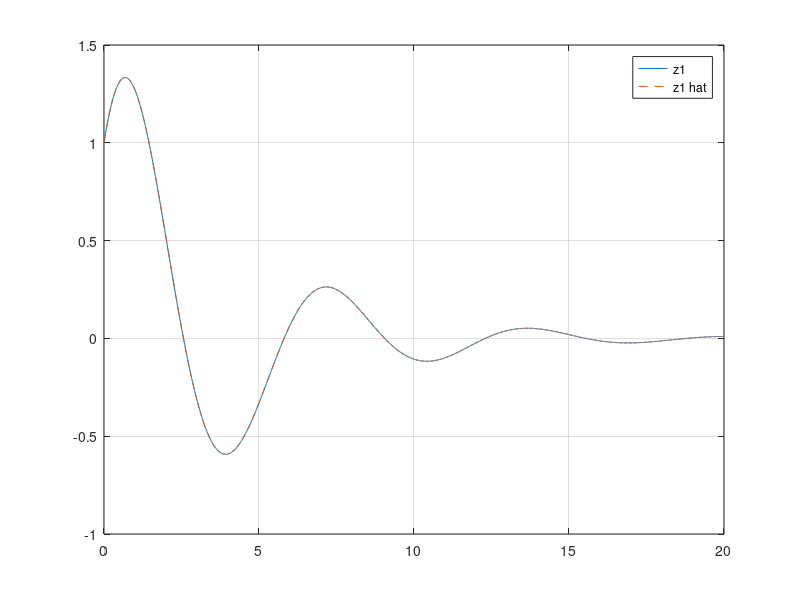
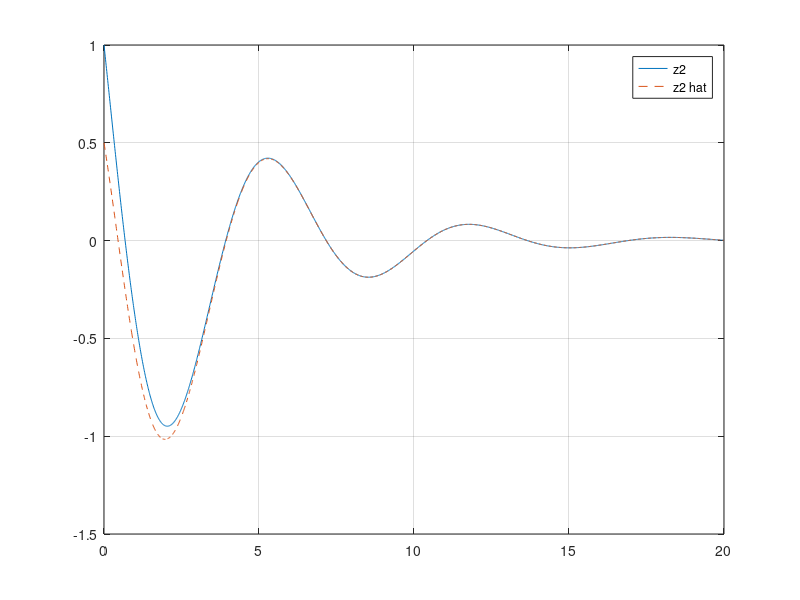

Write MATLAB code to recreate these figures, in order.
%%%%%%%%%%%%%%%%%%%%%%%%%%%%%%%%%%%%%%%%%%%%%
%% 《控制之美-卷一(第二版)》 代码
%% 作者：王天威
%% 清华大学出版社
%% 程序名称：10-7_Reduced_Order_Observer_Design.m
%% 程序功能：降阶观测器案例
%%%%%%%%%%%%%%%%%%%%%%%%%%%%%%%%%%%%%%%%%%%%%
%% 程序初始化，清空工作空间，缓存，
clear all;
close all;
clc;
% 读取Octave控制数据库（注：如使用Matlab，可删除或注释掉本行代码）
pkg load control
%%%%%%%%%%%%%%%%%系统定义%%%%%%%%%%%%%%%%%%%%%
% 定义系统矩阵A
   A=[0 1;-1 -0.5];
% 定义输入矩阵B
  B=[0;1];
% 定义输出矩阵C
 C = [1, 0];
% 定义直接输入矩阵D
 D = 0;
% 定义仿真时间
 tspan = [0:0.01:20];
% 状态初始化
 z0=[1;1;0];
% 输入初始化
 u0 = 0;
 u = 0;
% 定义观测矩阵
 L = 0.5;

 %%%%%%%%%%%%%%%%%定义系统微分方程%%%%%%%%%%%%%%%%%%%%%
 function  dz = sys_RO(t, z, A, B, C, D, L, u0)
  %% 定义恒定输入u=0
  u = u0;
  %% 定义真实值Z1，Z2的状态空间方程
  dz_real=A*z(1:2)+B*u;
  %% 定义输出的状态空间方程
  y=C*z(1:2)+D*u;
  %% 定义观测器的状态空间方程
  dz_bar = -z(3)-1.5*y;
  %% 定义ode45求解的向量z
  %% z向量一共有3列，第一列为z1真实值，第二列为z2真实值，第3列为z2估计值
  dz = [dz_real;dz_bar];
 end
% 求解微分方程
[t,z]=ode45(@(t,z)sys_RO(t, z, A, B, C, D, L, u0),tspan,z0);

% 使用式（10.4.32）计算观测值
% z1_hat即
z1_hat = z(:,1);
z2_hat = L*z1_hat + z(:,3);
% 绘图
% z1 与 z1 hat比较
figure(1, 'position',[200 100 600 300]);
plot (t,z(:,1));
hold on;
plot (t,z1_hat,"--");
legend("z1","z1 hat");
hold off;
grid on;
% z2 与 z2 hat比较
figure(2, 'position',[200 100 600 300]);
plot (t,z(:,2));
hold on;
plot (t,z2_hat,"--");
legend("z2","z2 hat");
hold off;
grid on;


